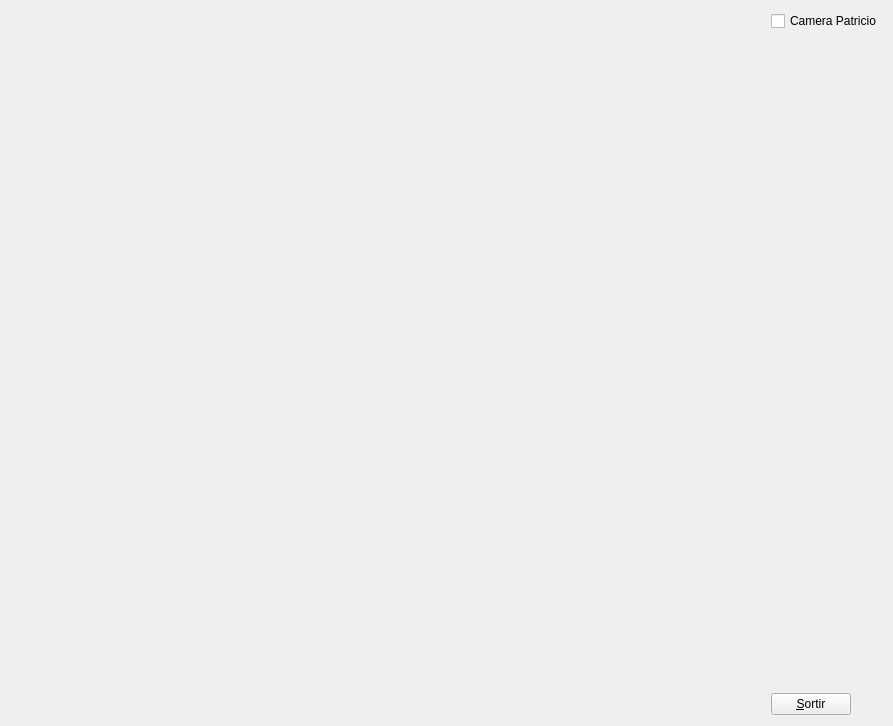
<?xml version="1.0" encoding="UTF-8"?>
<ui version="4.0">
 <class>MyForm</class>
 <widget class="QWidget" name="MyForm">
  <property name="geometry">
   <rect>
    <x>0</x>
    <y>0</y>
    <width>893</width>
    <height>726</height>
   </rect>
  </property>
  <property name="windowTitle">
   <string>Form</string>
  </property>
  <layout class="QHBoxLayout" name="horizontalLayout">
   <item>
    <widget class="MyGLWidget" name="widget" native="true">
     <property name="sizePolicy">
      <sizepolicy hsizetype="Expanding" vsizetype="Expanding">
       <horstretch>0</horstretch>
       <verstretch>0</verstretch>
      </sizepolicy>
     </property>
    </widget>
   </item>
   <item>
    <layout class="QVBoxLayout" name="verticalLayout">
     <item>
      <widget class="QCheckBox" name="checkBox">
       <property name="text">
        <string>Camera Patricio</string>
       </property>
      </widget>
     </item>
     <item>
      <spacer name="verticalSpacer">
       <property name="orientation">
        <enum>Qt::Vertical</enum>
       </property>
       <property name="sizeHint" stdset="0">
        <size>
         <width>20</width>
         <height>40</height>
        </size>
       </property>
      </spacer>
     </item>
     <item>
      <widget class="QPushButton" name="pushButton">
       <property name="sizePolicy">
        <sizepolicy hsizetype="Fixed" vsizetype="Fixed">
         <horstretch>0</horstretch>
         <verstretch>0</verstretch>
        </sizepolicy>
       </property>
       <property name="text">
        <string>&amp;Sortir</string>
       </property>
      </widget>
     </item>
    </layout>
   </item>
  </layout>
 </widget>
 <customwidgets>
  <customwidget>
   <class>MyGLWidget</class>
   <extends>QWidget</extends>
   <header>MyGLWidget.h</header>
   <container>1</container>
   <slots>
    <signal>canviCameraPrograma()</signal>
    <signal>canviCameraAPatricio()</signal>
    <signal>canviCameraAEscena()</signal>
    <slot>canviarCamera()</slot>
   </slots>
  </customwidget>
 </customwidgets>
 <resources/>
 <connections>
  <connection>
   <sender>pushButton</sender>
   <signal>clicked()</signal>
   <receiver>MyForm</receiver>
   <slot>close()</slot>
   <hints>
    <hint type="sourcelabel">
     <x>829</x>
     <y>715</y>
    </hint>
    <hint type="destinationlabel">
     <x>839</x>
     <y>529</y>
    </hint>
   </hints>
  </connection>
  <connection>
   <sender>checkBox</sender>
   <signal>clicked()</signal>
   <receiver>widget</receiver>
   <slot>canviarCamera()</slot>
   <hints>
    <hint type="sourcelabel">
     <x>801</x>
     <y>32</y>
    </hint>
    <hint type="destinationlabel">
     <x>725</x>
     <y>115</y>
    </hint>
   </hints>
  </connection>
  <connection>
   <sender>widget</sender>
   <signal>canviCameraPrograma()</signal>
   <receiver>checkBox</receiver>
   <slot>toggle()</slot>
   <hints>
    <hint type="sourcelabel">
     <x>712</x>
     <y>196</y>
    </hint>
    <hint type="destinationlabel">
     <x>840</x>
     <y>27</y>
    </hint>
   </hints>
  </connection>
 </connections>
</ui>
